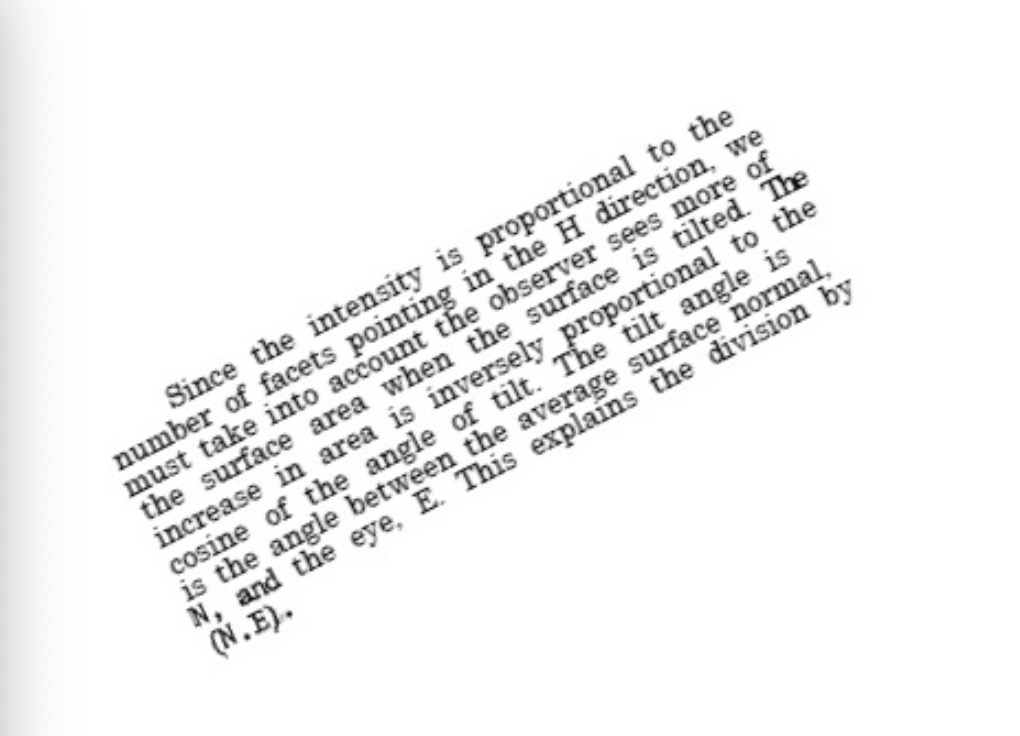
#> input picture eng.jpg, 1020 x 736 px
$ python cover.py
#> lines starting #> are read from the running program, lines starting #| are printed output that depends on the picture; after the words box and inside, x2 and y2 are one past the last pixel; in counts of white or black regions, pixels touching at a corner belong together
import numpy as np
import cv2
from matplotlib import pyplot as plt

# 线段类
class Line:
    def __init__(self, line):
        # x1, y1, x2, y2 = l # 前两个数为起点，后两个数为终点
        self.x1 = line[0]
        self.y1 = line[1]
        self.x2 = line[2]
        self.y2 = line[3]
        # 线段中点的坐标, 为排序使用
        self.half_x = (self.x1 + self.x2) / 2
        self.half_y = (self.y1 + self.y2) / 2
    # 求出与另外一条不平行线段延长线的交点
    def get_cross_point(self, l_a):
        a1 = self.y2 - self.y1
        b1 = self.x1 - self.x2
        c1 = a1 * self.x1 + b1 * self.y1
        a2 = l_a.y2 - l_a.y1
        b2 = l_a.x1 - l_a.x2
        c2 = a2 * l_a.x1 + b2 * l_a.x2
        d = a1 * b2 - a2 * b1
        if d is 0: # 平行或共线的情况
            raise ValueError
        return (1. * (b2 * c1 - b1 * c2) / d, 1. * (a1 * c2 - a2 * c1) / d)

# 对图像进行预处理求出图像中的直线
def img_process(old_img):
    # 重新设定图像大小，方便计算
    height = old_img.shape[0]
    weight = old_img.shape[1]
    min_weight = 200
    scale = min(10., weight * 1. / min_weight)
    new_h = int(height * 1. / scale)
    new_w = int(weight * 1. / scale)
    new_img = cv2.resize(old_img, (new_w, new_h))
    gray_img = cv2.cvtColor(new_img, cv2.COLOR_BGR2GRAY) # 转为灰度图像
    # 利用Canny 边缘检测和霍夫变换提取直线
    highthreshold = cv2.threshold(gray_img, 0, 255, cv2.THRESH_BINARY | cv2.THRESH_OTSU)[0]  #  http://blog.csdn.net/on2way/article/details/46812121
    lowthreshold = highthreshold * 0.2
    canny_img = cv2.Canny(gray_img, lowthreshold, highthreshold)
    return cv2.HoughLinesP(canny_img, 1, np.pi / 180, new_w // 3, 50, new_w // 3, 20), new_img

# 获得四个目标点
def get_target_points(lines, img):
    # 分别提取出水平和垂直的线段
    # print(lines)
    lines_h = []  # 存放接近水平的线段
    lines_v = []  # 存放接近垂直的线段
    lines1 = lines[:, 0, :]  # 提取为二维
    for l in lines1:
        # print(l)
        line = Line(l)
        if abs(line.x1 - line.x2) > abs(line.y1 - line.y2):
            lines_h.append(line)
        else:
            lines_v.append(line)

    # 如果线段数不够两条, 直接用原图像的边缘替代
    if len(lines_h) <= 1:
        if not lines_h or lines_h[0].half_y > img.shape[0]/2:
            lines_h.append(Line((0, 0, img.shape[1] - 1, 0)))
        if not lines_h or lines_h[0].half.y <= img.shape[0] / 2:
            lines_h.append(Line((0, img.shape[0] - 1, img.shape[1] - 1, img.shape[0] - 1)))
    if len(lines_v) <= 1:
        if not lines_v or lines_v[0].half_x > img.shape[1] / 2:
            lines_v.append(Line((0, 0, 0, img.shape[0] - 1)))
        if not lines_v or lines_v[0].c_x <= img.shape[1] / 2:
            lines_v.append(Line((img.shape[1] - 1, 0, img.shape[1] - 1, img.shape[0] - 1)))

    # 获取最靠近边缘的四条线段求出他们的交点
    lines_h.sort(key=lambda line: line.half_y)
    lines_v.sort(key=lambda line: line.half_x)
    return  [lines_h[0].get_cross_point(lines_v[0]),
            lines_h[0].get_cross_point(lines_v[-1]),
            lines_h[-1].get_cross_point(lines_v[0]),
            lines_h[-1].get_cross_point(lines_v[-1])]

# 做透视变换
def per_transform(target_points, old_img):
    height = old_img.shape[0]
    weight = old_img.shape[1]
    min_weight = 200
    scale = min(10., weight * 1. / min_weight)
    # 恢复为原图像大小
    for i, p in enumerate(target_points):
        x, y = p
        target_points[i] = (x * scale, y * scale)
    # 原图像的四个点
    four_points= np.array(((0, 0),
                           (weight - 1, 0),
                           (0, height - 1),
                           (weight - 1, height - 1)),
                          np.float32)
    target_points = np.array(target_points, np.float32)
    M = cv2.getPerspectiveTransform(target_points, four_points)
    return cv2.warpPerspective(old_img, M, (weight, height))


if __name__ == '__main__':
    old_img = cv2.imread("eng.jpg")
#> old_img is the input picture: shape (736, 1020, 3); min 0, max 255, mean 243.1
    lines, new_img = img_process(old_img)
#> in img_process, `new_img = cv2.resize(old_img, (new_w, new_h))`:
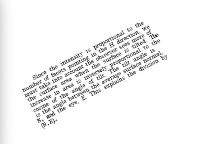
#> new_img: shape (144, 200, 3); min 15, max 255, mean 243
#> in img_process, `highthreshold = cv2.threshold(gray_img, 0, 255, cv2.THRESH_BINARY | cv..`: highthreshold = 192
#> in img_process, `lowthreshold = highthreshold * 0.2`: lowthreshold = 38.4
#> in img_process, `canny_img = cv2.Canny(gray_img, lowthreshold, highthreshold)`:
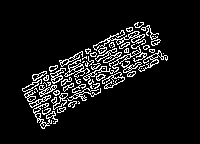
#> canny_img: shape (144, 200); 8.9% white in thin lines or dots, all inside (x1, y1, x2, y2) = (22, 22, 168, 129)
#> lines = [[35, 115, 160, 51], [22, 89, 147, 25], [25, 97, 151, 33], [42, 121, 167, 57], [24, 91, 148, 28], [24, 94, 150, 30], [29, 104, 157, 39], [27, 98, 156, 33], [36, 117, 161, 53], [32, 77, 140, 22], [33, 110, 160, 40], [33, 80, 143, 24]]
    t_points = get_target_points(lines, new_img)
#> in get_target_points, `lines1 = lines[:, 0, :]`: lines1 has the same summary as lines outside get_target_points
#> the loop in get_target_points, `for l in lines1:` made 12 passes
#> after the loop in get_target_points, `for l in lines1:`: lines_h = 12 items; lines_v = []
#> (the run stopped early here; a loop or call above may not have finished)
